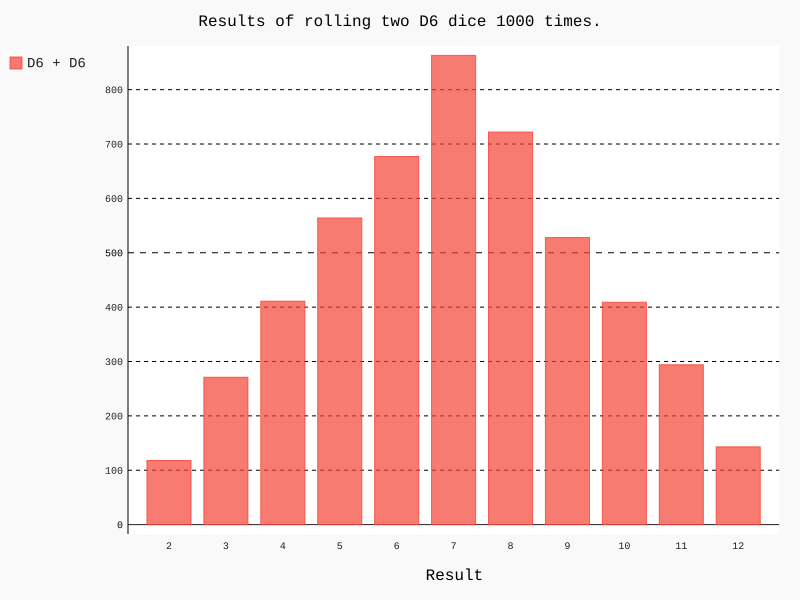

Write the Python code that produced this figure.
#using a list comprehension method for every for lopp in the original file
import pygal
from die import Die

# Create a two D6
die_1 = Die()
die_2 = Die()
# Make some rolls, and store results in a list.
results = [die_1.roll() + die_2.roll() for roll_num in range(5000)]

# Analyze the results.

max_result = die_1.num_sides + die_2.num_sides
frequencies = [results.count(value) for value in range(2, max_result + 1)]


hist = pygal.Bar()
hist.title = "Results of rolling two D6 dice 1000 times."
hist.x_labels = list(range(2, 13))
hist.x_title = "Result"
hist.add("D6 + D6", frequencies)
hist.render_to_file("refactored_dice_visual.svg")
